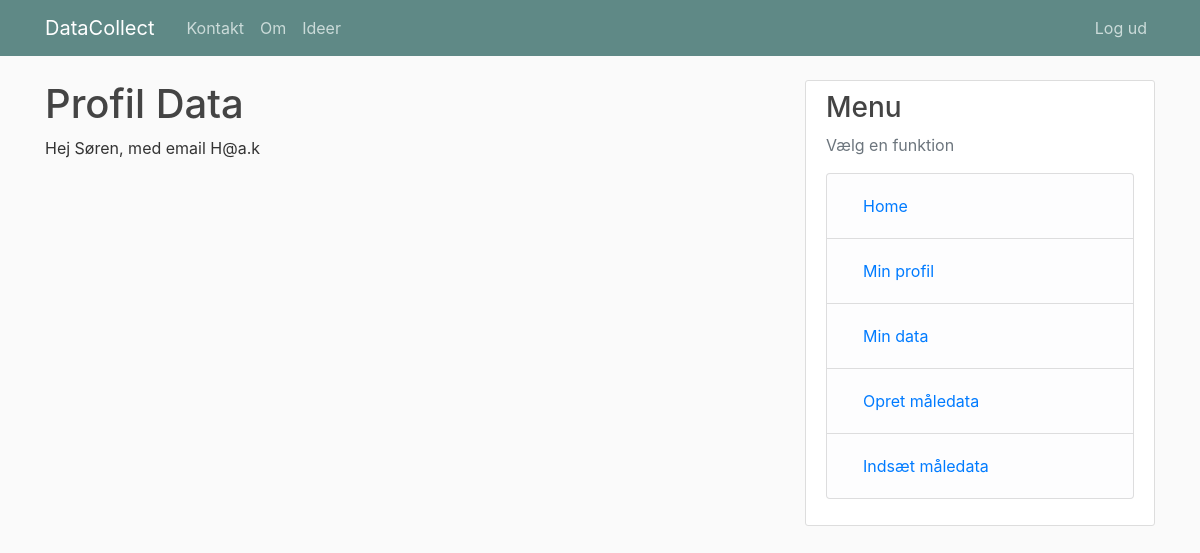
Page /profil (signed in) on the earlier database version.
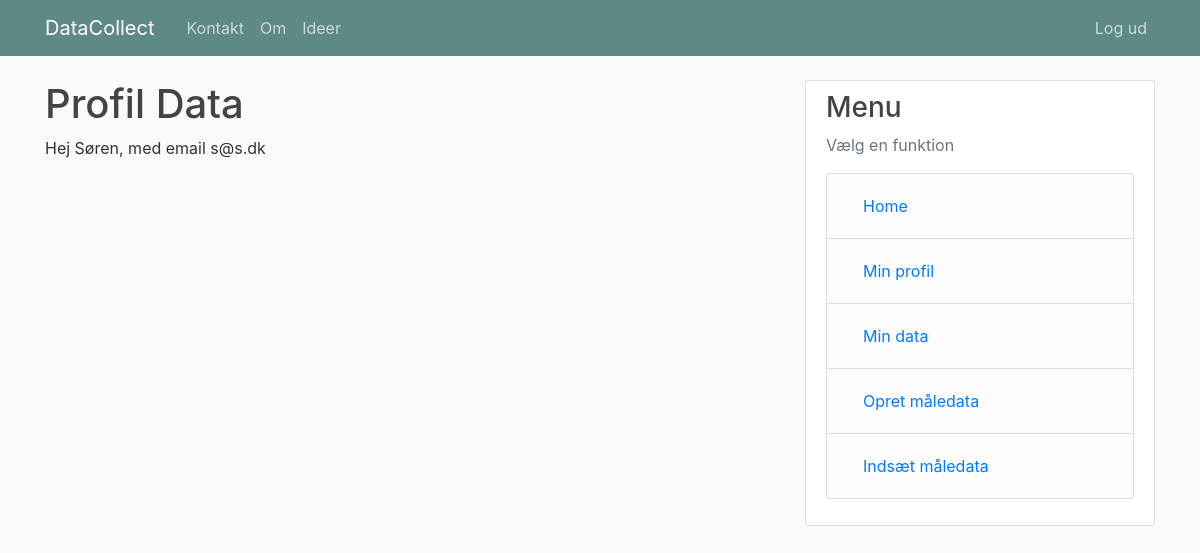
Same page on the later database version.
### tables this page shows
CREATE TABLE UserProfiles (
                id INTEGER PRIMARY KEY AUTOINCREMENT,
                username TEXT,
                email TEXT,
                password TEXT);

### idea_house.py (the view)
@app.route("/profil")
def profil():
    id = get_user_id()
    if get_login_status():
        name,email = data.get_user_info(id)
        return my_render('profil.html', username = name, email = email)
    else:
        return redirect("/login")

### idea_datalayer.py (called while the page is built)
    def _get_db(self):
        db = g.get('_database', None)
        if db is None:
            db = g._databdase = sqlite3.connect(self.DATABASE)
        return db

    def close_connection(self):
        db = getattr(g, '_database', None)
        if db is not None:
            db.close()

    def get_user_info(self, id):
        c = self._get_db().cursor()
        c.execute("SELECT username, email FROM UserProfiles WHERE id = ?", (id,))
        r = c.fetchone()
        if r is not None:
            return r[0],r[1]
        else:
            return None

    def close_connection(self):
        db = getattr(g, '_database', None)
        if db is not None:
            db.close()

### idea_house.py (called while the page is built)
@app.teardown_appcontext
def close_connection(exception):
    data.close_connection()
    data_from_data.close_connection()

def my_render(template, **kwargs):
    login_status = get_login_status()
    if login_status:
        return render_template(template, loggedin=login_status, user = session['currentuser'], **kwargs)
    else:
        return render_template(template, loggedin=login_status, user = '', **kwargs)

def get_login_status():
    return 'currentuser' in session

### templates/profil.html
{% extends "layout.html" %}
{% block content %}
    <h1>Profil Data</h1>
    <div >
      Hej {{ username }}, med email {{ email }}
    </div>
{% endblock content %}

Differences in the rows shown:
changed UserProfiles "Søren": email "H@a.k" → "s@s.dk"
